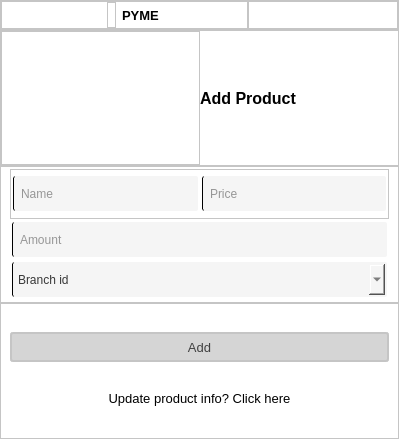
<?xml version="1.0" encoding="UTF-8"?>
<ui version="4.0">
 <class>Form</class>
 <widget class="QWidget" name="Form">
  <property name="geometry">
   <rect>
    <x>0</x>
    <y>0</y>
    <width>399</width>
    <height>439</height>
   </rect>
  </property>
  <property name="windowTitle">
   <string>Form</string>
  </property>
  <layout class="QVBoxLayout" name="verticalLayout">
   <property name="spacing">
    <number>0</number>
   </property>
   <property name="leftMargin">
    <number>0</number>
   </property>
   <property name="topMargin">
    <number>0</number>
   </property>
   <property name="rightMargin">
    <number>0</number>
   </property>
   <property name="bottomMargin">
    <number>0</number>
   </property>
   <item>
    <widget class="DraggableHeader" name="header">
     <property name="minimumSize">
      <size>
       <width>0</width>
       <height>30</height>
      </size>
     </property>
     <property name="maximumSize">
      <size>
       <width>16777215</width>
       <height>30</height>
      </size>
     </property>
     <property name="styleSheet">
      <string notr="true">#header {
background-color: rgb(255, 255, 255);
}
#header:hover {
background-color: rgb(200, 200, 200);
}
#interact_frame {
    background-color: rgb(255, 255, 255);
}
#main_label {
	background-color: rgb(255, 255, 255);
}
</string>
     </property>
     <property name="frameShape">
      <enum>QFrame::StyledPanel</enum>
     </property>
     <property name="frameShadow">
      <enum>QFrame::Raised</enum>
     </property>
     <layout class="QHBoxLayout" name="horizontalLayout_2">
      <property name="spacing">
       <number>0</number>
      </property>
      <property name="leftMargin">
       <number>0</number>
      </property>
      <property name="topMargin">
       <number>0</number>
      </property>
      <property name="rightMargin">
       <number>0</number>
      </property>
      <property name="bottomMargin">
       <number>0</number>
      </property>
      <item>
       <widget class="QFrame" name="logo_menu_frame">
        <property name="styleSheet">
         <string notr="true">QPushButton {
    border: none;
    padding: auto;
}
QPushButton::hover {
    border: 1px solid rgb(0, 0, 0);
    border-radius: 5px;
}
#logo_menu_frame {
	background-color: rgb(255, 255, 255);
}
#main_logo_frame {
	background-color: rgb(255, 255, 255);
}
#main_label {
	color:rgb(0, 0, 0);
}</string>
        </property>
        <property name="frameShape">
         <enum>QFrame::StyledPanel</enum>
        </property>
        <property name="frameShadow">
         <enum>QFrame::Raised</enum>
        </property>
        <layout class="QHBoxLayout" name="horizontalLayout_4">
         <property name="spacing">
          <number>6</number>
         </property>
         <property name="leftMargin">
          <number>16</number>
         </property>
         <property name="topMargin">
          <number>0</number>
         </property>
         <property name="rightMargin">
          <number>0</number>
         </property>
         <property name="bottomMargin">
          <number>0</number>
         </property>
         <item>
          <spacer name="horizontalSpacer_2">
           <property name="orientation">
            <enum>Qt::Horizontal</enum>
           </property>
           <property name="sizeHint" stdset="0">
            <size>
             <width>40</width>
             <height>20</height>
            </size>
           </property>
          </spacer>
         </item>
         <item>
          <widget class="QFrame" name="main_logo_frame">
           <property name="maximumSize">
            <size>
             <width>30</width>
             <height>30</height>
            </size>
           </property>
           <property name="frameShape">
            <enum>QFrame::StyledPanel</enum>
           </property>
           <property name="frameShadow">
            <enum>QFrame::Raised</enum>
           </property>
           <layout class="QVBoxLayout" name="verticalLayout_2">
            <property name="spacing">
             <number>0</number>
            </property>
            <property name="leftMargin">
             <number>0</number>
            </property>
            <property name="topMargin">
             <number>0</number>
            </property>
            <property name="rightMargin">
             <number>0</number>
            </property>
            <property name="bottomMargin">
             <number>0</number>
            </property>
            <item>
             <widget class="QLabel" name="main_logo">
              <property name="maximumSize">
               <size>
                <width>30</width>
                <height>16777215</height>
               </size>
              </property>
              <property name="text">
               <string/>
              </property>
              <property name="pixmap">
               <pixmap>:/logo/logo/dark_pythonLogo.png</pixmap>
              </property>
              <property name="scaledContents">
               <bool>true</bool>
              </property>
              <property name="alignment">
               <set>Qt::AlignCenter</set>
              </property>
             </widget>
            </item>
           </layout>
          </widget>
         </item>
         <item>
          <widget class="QLabel" name="main_label">
           <property name="font">
            <font>
             <pointsize>10</pointsize>
             <weight>75</weight>
             <bold>true</bold>
            </font>
           </property>
           <property name="text">
            <string>PYME</string>
           </property>
          </widget>
         </item>
         <item>
          <spacer name="horizontalSpacer">
           <property name="orientation">
            <enum>Qt::Horizontal</enum>
           </property>
           <property name="sizeHint" stdset="0">
            <size>
             <width>40</width>
             <height>20</height>
            </size>
           </property>
          </spacer>
         </item>
        </layout>
       </widget>
      </item>
      <item>
       <widget class="QFrame" name="interact_frame">
        <property name="minimumSize">
         <size>
          <width>150</width>
          <height>0</height>
         </size>
        </property>
        <property name="maximumSize">
         <size>
          <width>16777215</width>
          <height>30</height>
         </size>
        </property>
        <property name="styleSheet">
         <string notr="true">#interact_frame {
	background-color: rgb(255, 255, 255);
}
QPushButton {
    border: none;
	padding: 0;
}
#minimize_btn::hover {
    border: 1px solid rgb(0, 0, 0);
    border-radius: 6px;
}
#maximize_btn::hover {
    border: 1px solid rgb(0, 0, 0);
    border-radius: 6px;
}
#close_btn {
    background-color: transparent;
}
#close_btn::hover {
    border-radius: 6px;
    border:1px solid rgb(0, 0, 0);
    background-color: rgb(255, 26, 26);
    qproperty-icon: url(&quot;:/icon/x_white.svg&quot;);
}
</string>
        </property>
        <property name="frameShape">
         <enum>QFrame::StyledPanel</enum>
        </property>
        <property name="frameShadow">
         <enum>QFrame::Raised</enum>
        </property>
        <layout class="QHBoxLayout" name="horizontalLayout">
         <property name="spacing">
          <number>0</number>
         </property>
         <property name="leftMargin">
          <number>0</number>
         </property>
         <property name="topMargin">
          <number>0</number>
         </property>
         <property name="rightMargin">
          <number>0</number>
         </property>
         <property name="bottomMargin">
          <number>0</number>
         </property>
         <item>
          <widget class="QPushButton" name="minimize_btn">
           <property name="maximumSize">
            <size>
             <width>16777215</width>
             <height>30</height>
            </size>
           </property>
           <property name="text">
            <string/>
           </property>
           <property name="icon">
            <iconset resource="../resource/resources.qrc">
             <normaloff>:/icon/minus.png</normaloff>:/icon/minus.png</iconset>
           </property>
          </widget>
         </item>
         <item>
          <widget class="QPushButton" name="maximize_btn">
           <property name="maximumSize">
            <size>
             <width>16777215</width>
             <height>30</height>
            </size>
           </property>
           <property name="text">
            <string/>
           </property>
           <property name="icon">
            <iconset resource="../resource/resources.qrc">
             <normaloff>:/icon/stack-svgrepo-com.svg</normaloff>:/icon/stack-svgrepo-com.svg</iconset>
           </property>
          </widget>
         </item>
         <item>
          <widget class="QPushButton" name="close_btn">
           <property name="minimumSize">
            <size>
             <width>0</width>
             <height>0</height>
            </size>
           </property>
           <property name="maximumSize">
            <size>
             <width>16777215</width>
             <height>30</height>
            </size>
           </property>
           <property name="text">
            <string/>
           </property>
           <property name="icon">
            <iconset resource="../resource/resources.qrc">
             <normaloff>:/icon/x.png</normaloff>:/icon/x.png</iconset>
           </property>
          </widget>
         </item>
        </layout>
       </widget>
      </item>
     </layout>
    </widget>
   </item>
   <item>
    <widget class="QStackedWidget" name="main_widget">
     <property name="currentIndex">
      <number>1</number>
     </property>
     <widget class="QWidget" name="manage_branches">
      <property name="styleSheet">
       <string notr="true">#manage_branches {
	background-color: rgb(255, 255, 255);
}
#main_branch_logo_frame {
	background-color: rgb(255, 255, 255);
}</string>
      </property>
      <layout class="QVBoxLayout" name="verticalLayout_3">
       <property name="spacing">
        <number>0</number>
       </property>
       <property name="leftMargin">
        <number>0</number>
       </property>
       <property name="topMargin">
        <number>0</number>
       </property>
       <property name="rightMargin">
        <number>0</number>
       </property>
       <property name="bottomMargin">
        <number>0</number>
       </property>
       <item>
        <widget class="QFrame" name="main_branch_logo_frame">
         <property name="styleSheet">
          <string notr="true">#Manage_branch_info_label {
	font-weight: bold;
	color: rgb(0, 0, 0);
	padding: 10px;
}</string>
         </property>
         <property name="frameShape">
          <enum>QFrame::StyledPanel</enum>
         </property>
         <property name="frameShadow">
          <enum>QFrame::Raised</enum>
         </property>
         <layout class="QHBoxLayout" name="horizontalLayout_3">
          <property name="spacing">
           <number>0</number>
          </property>
          <property name="leftMargin">
           <number>0</number>
          </property>
          <property name="topMargin">
           <number>0</number>
          </property>
          <property name="rightMargin">
           <number>0</number>
          </property>
          <property name="bottomMargin">
           <number>0</number>
          </property>
          <item>
           <widget class="QFrame" name="main_branch_logo_label">
            <property name="maximumSize">
             <size>
              <width>16777215</width>
              <height>16777201</height>
             </size>
            </property>
            <property name="styleSheet">
             <string notr="true">#main_branch_logo {
	background-color: rgb(210, 210, 210);
	border-radius: 50px;
}</string>
            </property>
            <property name="frameShape">
             <enum>QFrame::StyledPanel</enum>
            </property>
            <property name="frameShadow">
             <enum>QFrame::Raised</enum>
            </property>
            <layout class="QHBoxLayout" name="horizontalLayout_5">
             <property name="spacing">
              <number>0</number>
             </property>
             <property name="leftMargin">
              <number>45</number>
             </property>
             <property name="topMargin">
              <number>0</number>
             </property>
             <property name="rightMargin">
              <number>0</number>
             </property>
             <property name="bottomMargin">
              <number>0</number>
             </property>
             <item>
              <widget class="QLabel" name="main_branch_logo">
               <property name="minimumSize">
                <size>
                 <width>60</width>
                 <height>60</height>
                </size>
               </property>
               <property name="maximumSize">
                <size>
                 <width>100</width>
                 <height>100</height>
                </size>
               </property>
               <property name="font">
                <font>
                 <pointsize>3</pointsize>
                </font>
               </property>
               <property name="text">
                <string/>
               </property>
               <property name="pixmap">
                <pixmap resource="../resource/resources.qrc">:/icon/branches.png</pixmap>
               </property>
               <property name="scaledContents">
                <bool>true</bool>
               </property>
              </widget>
             </item>
            </layout>
           </widget>
          </item>
          <item>
           <widget class="QLabel" name="Manage_branch_info_label">
            <property name="maximumSize">
             <size>
              <width>211</width>
              <height>120</height>
             </size>
            </property>
            <property name="font">
             <font>
              <pointsize>12</pointsize>
              <weight>75</weight>
              <bold>true</bold>
             </font>
            </property>
            <property name="text">
             <string>Add Branch</string>
            </property>
            <property name="alignment">
             <set>Qt::AlignLeading|Qt::AlignLeft|Qt::AlignVCenter</set>
            </property>
           </widget>
          </item>
         </layout>
        </widget>
       </item>
       <item>
        <widget class="QFrame" name="branch_edit_frame">
         <property name="minimumSize">
          <size>
           <width>0</width>
           <height>0</height>
          </size>
         </property>
         <property name="styleSheet">
          <string notr="true">#branch_edit_frame {
background-color: rgb(255, 255, 255);
}
QLineEdit {
	    color :  rgb(56, 56, 56);
        background-color:  rgb(245, 245, 245);
        border: none;
        border-bottom-style: solid;
        border-radius: 2px;
        border-left: 1px solid  rgb(0, 0, 0);
        margin: 2px;
        height: 35px;
        padding-left: 5px;
}
QLineEdit:hover {
		background-color: rgb(220, 220, 220);
}</string>
         </property>
         <property name="frameShape">
          <enum>QFrame::StyledPanel</enum>
         </property>
         <property name="frameShadow">
          <enum>QFrame::Raised</enum>
         </property>
         <layout class="QVBoxLayout" name="verticalLayout_4">
          <property name="spacing">
           <number>0</number>
          </property>
          <property name="leftMargin">
           <number>9</number>
          </property>
          <property name="topMargin">
           <number>0</number>
          </property>
          <property name="rightMargin">
           <number>9</number>
          </property>
          <property name="bottomMargin">
           <number>0</number>
          </property>
          <item>
           <widget class="QLineEdit" name="branch_id_line_edit">
            <property name="sizePolicy">
             <sizepolicy hsizetype="Expanding" vsizetype="Fixed">
              <horstretch>0</horstretch>
              <verstretch>0</verstretch>
             </sizepolicy>
            </property>
            <property name="minimumSize">
             <size>
              <width>0</width>
              <height>0</height>
             </size>
            </property>
            <property name="maximumSize">
             <size>
              <width>16777215</width>
              <height>0</height>
             </size>
            </property>
            <property name="font">
             <font>
              <pointsize>9</pointsize>
             </font>
            </property>
            <property name="styleSheet">
             <string notr="true"/>
            </property>
            <property name="placeholderText">
             <string>Branch id</string>
            </property>
           </widget>
          </item>
          <item>
           <widget class="QFrame" name="branch_name_and_address_frame">
            <property name="maximumSize">
             <size>
              <width>16777215</width>
              <height>50</height>
             </size>
            </property>
            <property name="frameShape">
             <enum>QFrame::StyledPanel</enum>
            </property>
            <property name="frameShadow">
             <enum>QFrame::Raised</enum>
            </property>
            <layout class="QHBoxLayout" name="horizontalLayout_7">
             <property name="spacing">
              <number>0</number>
             </property>
             <property name="leftMargin">
              <number>0</number>
             </property>
             <property name="topMargin">
              <number>0</number>
             </property>
             <property name="rightMargin">
              <number>0</number>
             </property>
             <property name="bottomMargin">
              <number>0</number>
             </property>
             <item>
              <widget class="QLineEdit" name="branch_name_line_edit">
               <property name="maximumSize">
                <size>
                 <width>16777215</width>
                 <height>16777215</height>
                </size>
               </property>
               <property name="font">
                <font>
                 <pointsize>9</pointsize>
                </font>
               </property>
               <property name="echoMode">
                <enum>QLineEdit::Normal</enum>
               </property>
               <property name="placeholderText">
                <string>Name</string>
               </property>
              </widget>
             </item>
             <item>
              <widget class="QLineEdit" name="branch_address_line_edit">
               <property name="maximumSize">
                <size>
                 <width>16777215</width>
                 <height>16777215</height>
                </size>
               </property>
               <property name="font">
                <font>
                 <pointsize>9</pointsize>
                </font>
               </property>
               <property name="placeholderText">
                <string>Address</string>
               </property>
              </widget>
             </item>
            </layout>
           </widget>
          </item>
          <item>
           <widget class="QLineEdit" name="branch_phone_num_line_edit">
            <property name="minimumSize">
             <size>
              <width>0</width>
              <height>35</height>
             </size>
            </property>
            <property name="maximumSize">
             <size>
              <width>16777215</width>
              <height>16777215</height>
             </size>
            </property>
            <property name="font">
             <font>
              <pointsize>9</pointsize>
             </font>
            </property>
            <property name="echoMode">
             <enum>QLineEdit::Normal</enum>
            </property>
            <property name="placeholderText">
             <string>Phone number</string>
            </property>
           </widget>
          </item>
         </layout>
        </widget>
       </item>
       <item>
        <widget class="QFrame" name="branch_btn_frame">
         <property name="styleSheet">
          <string notr="true">#branch_btn_frame {
background-color: rgb(255, 255, 255);
}
#update_and_add_button {
	border: 2px solid rgb(197, 197, 197);
	border-radius: 3px;
	background-color: rgb(213, 213, 213);
	color: rgb(65, 65, 65);
}
#update_and_add_button:hover {
	border: 2px solid rgb(107, 107, 107);
}
#update_and_add_button:pressed{
	border: 2px solid rgb(107, 107, 107);
	background-color: rgb(144, 144, 144);
}
#update_and_add_label {
	color: rgb(0, 0, 0);
}
#update_and_add_label:hover {
	color: rgb(126, 126, 126);
}
#update_and_add_label:pressed {
	color: rgb(115, 115, 115)
}</string>
         </property>
         <property name="frameShape">
          <enum>QFrame::StyledPanel</enum>
         </property>
         <property name="frameShadow">
          <enum>QFrame::Raised</enum>
         </property>
         <layout class="QVBoxLayout" name="verticalLayout_5">
          <item>
           <widget class="QPushButton" name="branch_update_and_add_button">
            <property name="minimumSize">
             <size>
              <width>0</width>
              <height>30</height>
             </size>
            </property>
            <property name="font">
             <font>
              <pointsize>10</pointsize>
             </font>
            </property>
            <property name="text">
             <string>Add</string>
            </property>
           </widget>
          </item>
          <item>
           <widget class="ClickableLabel" name="branch_update_and_add_label">
            <property name="maximumSize">
             <size>
              <width>16777215</width>
              <height>23</height>
             </size>
            </property>
            <property name="font">
             <font>
              <pointsize>10</pointsize>
             </font>
            </property>
            <property name="cursor">
             <cursorShape>PointingHandCursor</cursorShape>
            </property>
            <property name="text">
             <string>Update branch info? Click here</string>
            </property>
            <property name="alignment">
             <set>Qt::AlignCenter</set>
            </property>
           </widget>
          </item>
         </layout>
        </widget>
       </item>
      </layout>
     </widget>
     <widget class="QWidget" name="manage_product">
      <property name="styleSheet">
       <string notr="true">#manage_product {
	background-color: rgb(255, 255, 255);
}
QFrame {
	background-color: rgb(255, 255, 255);
}</string>
      </property>
      <layout class="QVBoxLayout" name="verticalLayout_8">
       <property name="spacing">
        <number>0</number>
       </property>
       <property name="leftMargin">
        <number>0</number>
       </property>
       <property name="topMargin">
        <number>0</number>
       </property>
       <property name="rightMargin">
        <number>0</number>
       </property>
       <property name="bottomMargin">
        <number>0</number>
       </property>
       <item>
        <widget class="QFrame" name="main_product_logo_frame">
         <property name="styleSheet">
          <string notr="true">#Manage_branch_info_label {
	font-weight: bold;
	color: rgb(0, 0, 0);
	padding: 10px;
}</string>
         </property>
         <property name="frameShape">
          <enum>QFrame::StyledPanel</enum>
         </property>
         <property name="frameShadow">
          <enum>QFrame::Raised</enum>
         </property>
         <layout class="QHBoxLayout" name="horizontalLayout_6">
          <property name="spacing">
           <number>0</number>
          </property>
          <property name="leftMargin">
           <number>0</number>
          </property>
          <property name="topMargin">
           <number>0</number>
          </property>
          <property name="rightMargin">
           <number>0</number>
          </property>
          <property name="bottomMargin">
           <number>0</number>
          </property>
          <item>
           <widget class="QFrame" name="main_product_logo_label">
            <property name="maximumSize">
             <size>
              <width>16777215</width>
              <height>16777201</height>
             </size>
            </property>
            <property name="styleSheet">
             <string notr="true">#main_branch_logo {
	background-color: rgb(210, 210, 210);
	border-radius: 50px;
}</string>
            </property>
            <property name="frameShape">
             <enum>QFrame::StyledPanel</enum>
            </property>
            <property name="frameShadow">
             <enum>QFrame::Raised</enum>
            </property>
            <layout class="QHBoxLayout" name="horizontalLayout_9">
             <property name="spacing">
              <number>0</number>
             </property>
             <property name="leftMargin">
              <number>45</number>
             </property>
             <property name="topMargin">
              <number>0</number>
             </property>
             <property name="rightMargin">
              <number>0</number>
             </property>
             <property name="bottomMargin">
              <number>0</number>
             </property>
             <item>
              <widget class="QLabel" name="main_product_logo">
               <property name="minimumSize">
                <size>
                 <width>60</width>
                 <height>60</height>
                </size>
               </property>
               <property name="maximumSize">
                <size>
                 <width>100</width>
                 <height>100</height>
                </size>
               </property>
               <property name="font">
                <font>
                 <pointsize>3</pointsize>
                </font>
               </property>
               <property name="text">
                <string/>
               </property>
               <property name="pixmap">
                <pixmap resource="../resource/resources.qrc">:/icon/productSales.png</pixmap>
               </property>
               <property name="scaledContents">
                <bool>true</bool>
               </property>
              </widget>
             </item>
            </layout>
           </widget>
          </item>
          <item>
           <widget class="QLabel" name="Manage_product_info_label">
            <property name="maximumSize">
             <size>
              <width>211</width>
              <height>120</height>
             </size>
            </property>
            <property name="font">
             <font>
              <pointsize>12</pointsize>
              <weight>75</weight>
              <bold>true</bold>
             </font>
            </property>
            <property name="text">
             <string>Add Product</string>
            </property>
            <property name="alignment">
             <set>Qt::AlignLeading|Qt::AlignLeft|Qt::AlignVCenter</set>
            </property>
           </widget>
          </item>
         </layout>
        </widget>
       </item>
       <item>
        <widget class="QFrame" name="product_edit_frame">
         <property name="minimumSize">
          <size>
           <width>0</width>
           <height>0</height>
          </size>
         </property>
         <property name="styleSheet">
          <string notr="true">#branch_edit_frame {
background-color: rgb(255, 255, 255);
}
QLineEdit {
	    color :  rgb(56, 56, 56);
        background-color:  rgb(245, 245, 245);
        border: none;
        border-bottom-style: solid;
        border-radius: 2px;
        border-left: 1px solid  rgb(0, 0, 0);
        margin: 2px;
        height: 35px;
        padding-left: 5px;
}
QLineEdit:hover {
		background-color: rgb(220, 220, 220);
}
QComboBox {
	    color :  rgb(56, 56, 56);
        background-color:  rgb(245, 245, 245);
        border: none;
        border-bottom-style: solid;
        border-radius: 2px;
        border-left: 1px solid  rgb(0, 0, 0);
        margin: 2px;
        height: 35px;
        padding-left: 5px;
}
QComboBox:hover {
		background-color: rgb(220, 220, 220);
}
QComboBox QAbstractItemView {
    background-color: white;
    selection-background-color: #4CAF50;
    selection-color: white;
    border: 1px solid #ddd;
}

QComboBox QAbstractItemView::item {
    padding: 5px;
    height: 25px;
}
QComboBox QAbstractItemView::item:selected {
    background-color:  rgb(175, 175, 175);
    color: black;
}

QComboBox QAbstractItemView::item:hover {
    background-color: #e0e0e0;
}</string>
         </property>
         <property name="frameShape">
          <enum>QFrame::StyledPanel</enum>
         </property>
         <property name="frameShadow">
          <enum>QFrame::Raised</enum>
         </property>
         <layout class="QVBoxLayout" name="verticalLayout_6">
          <property name="spacing">
           <number>0</number>
          </property>
          <property name="leftMargin">
           <number>9</number>
          </property>
          <property name="topMargin">
           <number>0</number>
          </property>
          <property name="rightMargin">
           <number>9</number>
          </property>
          <property name="bottomMargin">
           <number>0</number>
          </property>
          <item>
           <widget class="QLineEdit" name="product_id_line_edit">
            <property name="sizePolicy">
             <sizepolicy hsizetype="Expanding" vsizetype="Fixed">
              <horstretch>0</horstretch>
              <verstretch>0</verstretch>
             </sizepolicy>
            </property>
            <property name="minimumSize">
             <size>
              <width>0</width>
              <height>0</height>
             </size>
            </property>
            <property name="maximumSize">
             <size>
              <width>16777215</width>
              <height>0</height>
             </size>
            </property>
            <property name="font">
             <font>
              <pointsize>9</pointsize>
             </font>
            </property>
            <property name="styleSheet">
             <string notr="true"/>
            </property>
            <property name="placeholderText">
             <string>Product id</string>
            </property>
           </widget>
          </item>
          <item>
           <widget class="QFrame" name="product_name_and_address_frame">
            <property name="maximumSize">
             <size>
              <width>16777215</width>
              <height>50</height>
             </size>
            </property>
            <property name="frameShape">
             <enum>QFrame::StyledPanel</enum>
            </property>
            <property name="frameShadow">
             <enum>QFrame::Raised</enum>
            </property>
            <layout class="QHBoxLayout" name="horizontalLayout_8">
             <property name="spacing">
              <number>0</number>
             </property>
             <property name="leftMargin">
              <number>0</number>
             </property>
             <property name="topMargin">
              <number>0</number>
             </property>
             <property name="rightMargin">
              <number>0</number>
             </property>
             <property name="bottomMargin">
              <number>0</number>
             </property>
             <item>
              <widget class="QLineEdit" name="product_name_line_edit">
               <property name="maximumSize">
                <size>
                 <width>16777215</width>
                 <height>16777215</height>
                </size>
               </property>
               <property name="font">
                <font>
                 <pointsize>9</pointsize>
                </font>
               </property>
               <property name="echoMode">
                <enum>QLineEdit::Normal</enum>
               </property>
               <property name="placeholderText">
                <string>Name</string>
               </property>
              </widget>
             </item>
             <item>
              <widget class="QLineEdit" name="product_price_line_edit">
               <property name="maximumSize">
                <size>
                 <width>16777215</width>
                 <height>16777215</height>
                </size>
               </property>
               <property name="font">
                <font>
                 <pointsize>9</pointsize>
                </font>
               </property>
               <property name="placeholderText">
                <string>Price</string>
               </property>
              </widget>
             </item>
            </layout>
           </widget>
          </item>
          <item>
           <widget class="QLineEdit" name="product_amount_line_edit">
            <property name="minimumSize">
             <size>
              <width>0</width>
              <height>35</height>
             </size>
            </property>
            <property name="maximumSize">
             <size>
              <width>16777215</width>
              <height>16777215</height>
             </size>
            </property>
            <property name="font">
             <font>
              <pointsize>9</pointsize>
             </font>
            </property>
            <property name="echoMode">
             <enum>QLineEdit::Normal</enum>
            </property>
            <property name="placeholderText">
             <string>Amount</string>
            </property>
           </widget>
          </item>
          <item>
           <widget class="QComboBox" name="branch_id_combo_box">
            <property name="currentText">
             <string notr="true">Branch id</string>
            </property>
            <item>
             <property name="text">
              <string>Branch id</string>
             </property>
            </item>
           </widget>
          </item>
         </layout>
        </widget>
       </item>
       <item>
        <widget class="QFrame" name="product_btn_frame">
         <property name="styleSheet">
          <string notr="true">#product_btn_frame {
background-color: rgb(255, 255, 255);
}
#product_update_and_add_button {
	border: 2px solid rgb(197, 197, 197);
	border-radius: 3px;
	background-color: rgb(213, 213, 213);
	color: rgb(65, 65, 65);
}
#product_update_and_add_button:hover {
	border: 2px solid rgb(107, 107, 107);
}
#product_update_and_add_button:pressed{
	border: 2px solid rgb(107, 107, 107);
	background-color: rgb(144, 144, 144);
}
#product_update_and_add_label {
	color: rgb(0, 0, 0);
}
#product_update_and_add_label {
	color: rgb(0, 0, 0);
}
#product_update_and_add_label:hover {
	color: rgb(126, 126, 126);
}</string>
         </property>
         <property name="frameShape">
          <enum>QFrame::StyledPanel</enum>
         </property>
         <property name="frameShadow">
          <enum>QFrame::Raised</enum>
         </property>
         <layout class="QVBoxLayout" name="verticalLayout_7">
          <item>
           <widget class="QPushButton" name="product_update_and_add_button">
            <property name="minimumSize">
             <size>
              <width>0</width>
              <height>30</height>
             </size>
            </property>
            <property name="font">
             <font>
              <pointsize>10</pointsize>
             </font>
            </property>
            <property name="text">
             <string>Add</string>
            </property>
           </widget>
          </item>
          <item>
           <widget class="ClickableLabel" name="product_update_and_add_label">
            <property name="maximumSize">
             <size>
              <width>16777215</width>
              <height>23</height>
             </size>
            </property>
            <property name="font">
             <font>
              <pointsize>10</pointsize>
             </font>
            </property>
            <property name="cursor">
             <cursorShape>PointingHandCursor</cursorShape>
            </property>
            <property name="text">
             <string>Update product info? Click here</string>
            </property>
            <property name="alignment">
             <set>Qt::AlignCenter</set>
            </property>
           </widget>
          </item>
         </layout>
        </widget>
       </item>
      </layout>
     </widget>
    </widget>
   </item>
  </layout>
 </widget>
 <customwidgets>
  <customwidget>
   <class>DraggableHeader</class>
   <extends>QFrame</extends>
   <header>Frontend.View.component.DraggableHeader</header>
   <container>1</container>
  </customwidget>
  <customwidget>
   <class>ClickableLabel</class>
   <extends>QLabel</extends>
   <header>Frontend/View/component/clickableLabel</header>
  </customwidget>
 </customwidgets>
 <resources>
  <include location="../resource/resources.qrc"/>
  <include location="View/img/resources.qrc"/>
 </resources>
 <connections/>
</ui>
